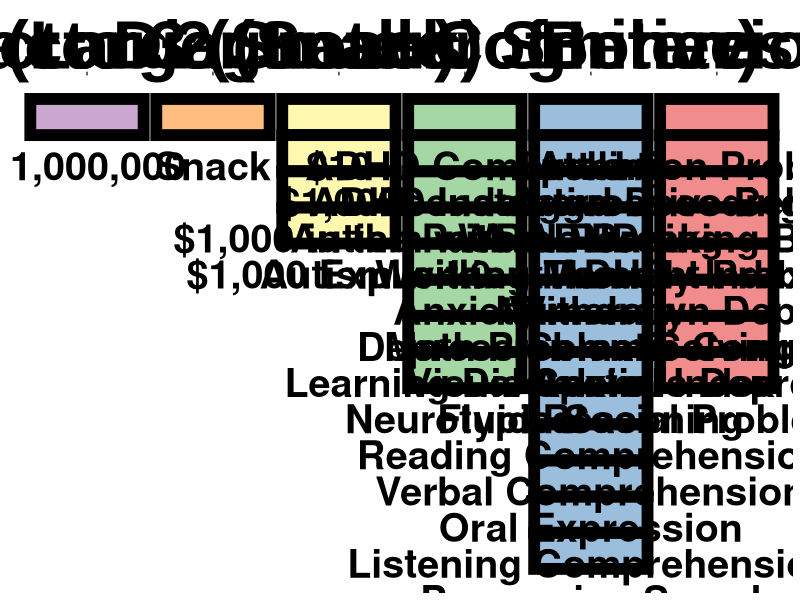

The R script that drew this image:
## ---- chunk 1
library(tidyverse)
library(ggthemes)
library(readr)
library(RColorBrewer)
## ---- chunk 2
knitr::opts_chunk$set(echo = TRUE, error = TRUE)
## ---- chunk 3

library(dplyr)
library(RColorBrewer)

cog_colnames = data.frame("Var" = c('Spelling','Pseudoword Decoding','Word Reading', "Working Memory Index", "Numeracy", "Math Problem Solving", "Visual Spatial Index", "Fluid Reasoning", "Reading Comprehension", "Verbal Comprehension", "Oral Expression", "Listening Comprehension", "Processing Speed"), "Analysis" = c("Cognitive"))

beh_colnames = data.frame("Var" = c('Attention Problems', 'Aggressive Beheavior', 'Rule Breaking Behavior','Thought Problems', 'Withdrawn Depressed', 'Somatic Complaints', 'Anxious Depressed', 'Social Problems'),"Analysis" = c("Behavioral"))

temp_colnames = data.frame("Var" = c("$1,000,000"),"Analysis" = c("Factor 1 (Larger Later)"))
temp_colnames2 = data.frame("Var" = c("Snack"),"Analysis" = c("Factor 2 (Snack)"))
temp_colnames3 = data.frame("Var" = c("$10", "$1,000", "$1,000 in the Past", "$1,000 Explicit 0"),"Analysis" = c("Factor 3 (Smaller Sooner)"))

dx_colnames =  data.frame("Var" = c("ADHD Combined", "ADHD Inatentive", "Autism with ADHD", "Autism without ADHD", "Anxiety", "Depression", "Learning Disorders", "Neurotypical"),"Analysis" = c("Diagnoses of Interest"))


df1 = rbind(cog_colnames, beh_colnames, temp_colnames, temp_colnames2, temp_colnames3, dx_colnames)


df1 = df1 %>%
  mutate_if(sapply(df1, is.character), as.factor) %>%
    mutate_if(sapply(df1, is.numeric), as.factor)

## ---- chunk 4

#col1 <- brewer.pal(7, "Set1") 
col1 = c("#E41A1C", "#377EB8", "#4DAF4A", "#984EA3", "#FF7F00", "#FFF463", "#9EF7F2")
var_plot = ggplot(df1, aes(y = 1, x = Analysis)) +
  geom_col(aes(fill = Analysis, group = Var), color = "black", alpha = .5, size = 4) +
  scale_fill_manual(values=col1) +
  theme(legend.position = "none") +
  geom_text(aes(label = Var), size = 10, vjust = 2.8, position = "stack", fontface = 'bold', color = "black") + 
   theme(panel.grid.major = element_blank(),
        panel.grid.minor = element_blank(), axis.line = element_line(colour = "black")) + 
  theme(axis.text=element_text(size=5, face = "bold"),
        axis.title=element_text(size=5,face="bold")) + 
  theme(strip.text.x = element_text(face  = "bold", size = 10)) +
  scale_y_continuous(expand = c(0, 0)) +
  scale_x_discrete(expand = c(0,0), "") +
  theme(legend.position = "none") + 
  theme(axis.text.x = element_text(face="bold", size=)) +  
  #ggtitle("Variables by Domain") + 
     theme(plot.title = element_text(lineheight=.8, face="bold", size = 60, family = "Arial")) +
  scale_x_discrete(limits=c("Factor 1 (Larger Later)","Factor 2 (Snack)","Factor 3 (Smaller Sooner)", "Diagnoses of Interest", "Cognitive", "Behavioral"), position = 'top') +
   theme(axis.title.y=element_blank(),
        axis.text.y=element_blank(),
        axis.ticks.y=element_blank()) +
    theme(axis.title.x=element_blank()) +
  theme(axis.line=element_blank(), panel.background = element_blank()) + 
  theme(axis.text.x = element_text(face="bold", family = "Arial", size=50, color = "black")) + 
  scale_y_reverse()
  
#ggsave("C:/Users/jacob.derosa/Documents/Updated_Regsam_Splits/domain_vars.png", dpi = 300, width = 44, height = 24)

var_plot

